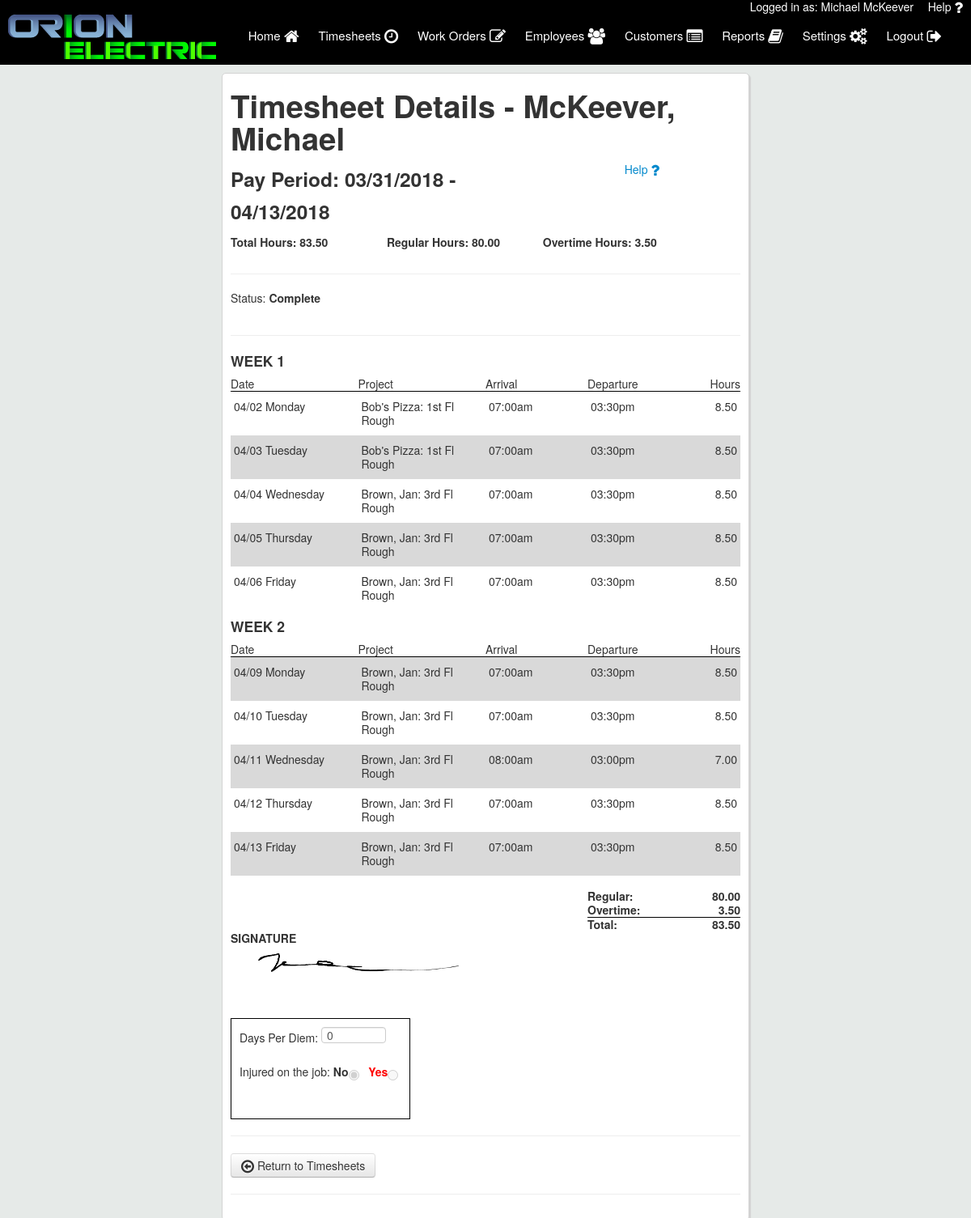
Page /timesheet_details.php?timesheet_id=2 (signed in) on the committed database.
### tables this page shows
CREATE TABLE `users` (
  `user_id` int(11) NOT NULL,
  `first_name` varchar(50) NOT NULL,
  `last_name` varchar(50) NOT NULL,
  `email` varchar(50) NOT NULL,
  `username` varchar(50) NOT NULL,
  `password` varchar(50) NOT NULL,
  `emp_num` int(11) NOT NULL,
  `is_tech` varchar(3) NOT NULL,
  `is_admin` varchar(3) NOT NULL,
  `user_phone` varchar(12) NOT NULL,
  `is_deleted` varchar(3) NOT NULL
);

CREATE TABLE `timesheets` (
  `emp_id` int(11) NOT NULL,
  `timesheet_id` int(11) NOT NULL,
  `week_start` date NOT NULL,
  `week_end` date NOT NULL,
  `authorization` text NOT NULL,
  `is_submitted` varchar(3) NOT NULL,
  `is_complete` varchar(3) NOT NULL,
  `per_diem` int(11) NOT NULL,
  `injury` varchar(3) NOT NULL
);

CREATE TABLE `timesheet_lines` (
  `emp_id` int(11) NOT NULL,
  `timesheet_id` int(11) NOT NULL,
  `tl_id` int(11) NOT NULL,
  `job_id` int(11) NOT NULL,
  `wo_id` int(11) NOT NULL,
  `date_worked` date NOT NULL,
  `arrival` time NOT NULL,
  `departure` time NOT NULL
);

CREATE TABLE `customers` (
  `cust_id` int(11) NOT NULL,
  `last_name` varchar(25) NOT NULL,
  `first_name` varchar(25) NOT NULL,
  `street` varchar(25) NOT NULL,
  `city` varchar(25) NOT NULL,
  `state` varchar(2) NOT NULL DEFAULT 'MO',
  `zip` int(5) NOT NULL,
  `company_name` varchar(25) NOT NULL,
  `cust_email` varchar(50) NOT NULL,
  `cust_phone` varchar(12) NOT NULL,
  `date_created` date NOT NULL,
  `time_created` time NOT NULL,
  `is_deleted` varchar(3) NOT NULL
);

CREATE TABLE `jobs` (
  `job_id` int(11) NOT NULL,
  `cust_id` int(11) NOT NULL,
  `job_name` varchar(25) NOT NULL,
  `quoted_hours` decimal(10,2) NOT NULL,
  `start_date` date NOT NULL,
  `complete_date` date NOT NULL
);

### includes/form_handlers/edit_timesheet_handler.php (called while the page is built, shortened)
<?php
$timesheet = new Timesheet($con);
$e = new Employee($con);
$admin_view = '';
if (isset($_GET['timesheet_id'])){
	$timesheetId = $_GET['timesheet_id'];
	if (isset($_GET['admin_view'])){
		$empId = $_GET['emp_id'];
        if (isset($_GET['start'])){
            $admin_view = "&admin_view=true&emp_id=".$empId."&start=".$_GET['start'];
        } else {
            $admin_view = "&admin_view=true&emp_id=".$empId;
        }
	} else {
		$empId = $user['user_id'];
	}
    $query = mysqli_query($con, "SELECT * FROM timesheets WHERE emp_id='$empId' AND timesheet_id='$timesheetId'");
    $row = mysqli_fetch_array($query);
    $start = strtotime($row['week_start']);
    $end = strtotime($row['week_end']);
    $submitted = $row['is_submitted'];
    $perDiem = $row['per_diem'];
}
?>

### includes/classes/Timesheet.php (the view, shortened to what this page needs)
<?php
class Timesheet {
  private $con;
  public function __construct($con){
	  $this->con = $con;
  }
  public function getHours($empId, $timesheetId){
    $total = 0.00;
    $query = mysqli_query($this->con, "SELECT * FROM timesheet_lines WHERE emp_id='$empId' AND timesheet_id='$timesheetId'");
    if (mysqli_num_rows($query) >0){
        while ($row = mysqli_fetch_array($query)){
          $arrival = strtotime($row['arrival']);
          $departure = strtotime($row['departure']);
          $total += ($departure - $arrival)/(60*60);
        }
    }
    return number_format($total, 2);
  }
  public function loadTimesheet($empId, $timesheetId) {
    $str = '<hr><h4>WEEK 1</h4>
            <div class="sub-timesheet-grid">
            <div style="border-bottom: 1px solid #000">Date</div>
            <div style="border-bottom: 1px solid #000">Project</div>
            <div style="border-bottom: 1px solid #000">Arrival</div>
            <div style="border-bottom: 1px solid #000">Departure</div>
            <div style="border-bottom: 1px solid #000" class="ln-curr">Hours</div>';
    $q = mysqli_query($this->con, "SELECT * FROM timesheets WHERE emp_id='$empId' AND timesheet_id='$timesheetId'");
    $r = mysqli_fetch_array($q);
    $start = strtotime($r['week_start']);
    $mid = $start + (60*60*24*7);
    $hasHeader = false;
    $totalHours = 0.00;
    $query  = mysqli_query($this->con, "SELECT * FROM timesheet_lines WHERE emp_id='$empId' AND timesheet_id='$timesheetId' ORDER BY date_worked, arrival");
    $count=0;
    if(mysqli_num_rows($query) >0){
        while($row = mysqli_fetch_array($query)){
            $jobId = $row['job_id'];
            $date = strtotime($row['date_worked']);
            $arrival = strtotime($row['arrival']);
            $departure = strtotime($row['departure']);
            $hours = ($departure - $arrival)/(60*60);
            $totalHours += $hours;
            if ($jobId > 0){
              $dataQuery = mysqli_query($this->con, "SELECT * FROM jobs
                  JOIN customers
                  ON jobs.cust_id=customers.cust_id
                  WHERE job_id='$jobId'");
              if(mysqli_num_rows($dataQuery) >0){
                while ($row = mysqli_fetch_array($dataQuery)) {
                  $jobName = $row['job_name'];
                  $firstName = $row['first_name'];
                  $lastName = $row['last_name'];
                  $company = $row['company_name'];
                  if ($company == ""){
                      $loadName = $lastName . ", " . $firstName;
                  } else {
                      $loadName = $company;
                  }
                  $loadName.=": ".$jobName;
                }
              }
            }
            if ($hasHeader == false){
              if($date >= $mid){
                $str.= '</div><h4>WEEK 2</h4>
                      <div class="sub-timesheet-grid">
                      <div style="border-bottom: 1px solid #000">Date</div>
                      <div style="border-bottom: 1px solid #000">Project</div>
                      <div style="border-bottom: 1px solid #000">Arrival</div>
                      <div style="border-bottom: 1px solid #000">Departure</div>
                      <div style="border-bottom: 1px solid #000" class="ln-curr">Hours</div>';
                $hasHeader = true;
              }
            }
            if (($count%2)==0){
              $str.= '
              <div class="sub-timesheet-grid-item">'.date("m/d l",$date).'</div>
              <div class="sub-timesheet-grid-item"> '.$loadName.'</div>
              <div class="sub-timesheet-grid-item"> '.date("h:ia", $arrival).'</div>
              <div class="sub-timesheet-grid-item"> '.date("h:ia", $departure).'</div>
              <div class ="sub-timesheet-grid-item ln-curr"> '.number_format($hours,2).'</div>';
            }else{
              $str.= '
              <div class="sub-timesheet-grid-alt">'.date("m/d l",$date).'</div>
              <div class="sub-timesheet-grid-alt"> '.$loadName.'</div>
              <div class="sub-timesheet-grid-alt"> '.date("h:ia", $arrival).'</div>
              <div class="sub-timesheet-grid-alt"> '.date("h:ia", $departure).'</div>
              <div class ="sub-timesheet-grid-alt ln-curr"> '.number_format($hours,2).'</div>';
            }
            $count++;
        }
        if ($totalHours > 80){
          $reg = 80.00;
          $ot = $totalHours - 80;
        } else {
          $reg = $totalHours;
          $ot = 0.00;
        }
        echo $str.'</div><br>
        <div class="sub-timesheet-grid" style="font-weight: bold;">
        <div></div>
        <div></div>
        <div></div>
        <div>Regular:</div>
        <div class="ln-curr">'.number_format($reg,2).'</div>
        <div></div>
        <div></div>
        <div></div>
        <div style="border-bottom: 1px solid #000">Overtime:</div>
        <div class="ln-curr" style="border-bottom: 1px solid #000">'.number_format($ot,2).'</div>
        <div></div>
        <div></div>
        <div></div>
        <div>Total:</div>
        <div class="ln-curr">'.number_format($totalHours,2).'</div></div>';
    }
  }
}
?>

### includes/header.php (shortened to what this page needs)
<?php
    require 'config/config.php';
	include("includes/classes/Employee.php");
	include("includes/classes/Timesheet.php");
    if (isset($_SESSION['username'])){
        $userLoggedIn = $_SESSION['username'];
		$user_details_query = mysqli_query($con,"SELECT * FROM users WHERE username='$userLoggedIn' AND is_deleted='no'");
		if(mysqli_num_rows($user_details_query)==1){
			$user = mysqli_fetch_array($user_details_query);
		}else{
			unset($_SESSION['username']);
			header("Location: login.php");
		}
    }
    else {
        header("Location: login.php");
    }
?>
<html>
<head>
	<link rel="stylesheet" type="text/css" href="//maxcdn.bootstrapcdn.com/font-awesome/4.3.0/css/font-awesome.min.css">
    <link rel="stylesheet" type="text/css" href="assets/css/bootstrap.css">
	<link rel="stylesheet" type="text/css" href="assets/css/style.css">
	<link rel="stylesheet" type="text/css" href="assets/css/jquery-ui.min.css">
</head>
<body>
	<div class="user_logged">
		Logged in as: <?php echo $user['first_name'] .' ' . $user['last_name'];?>&nbsp;&nbsp;
		<a href="user_manual.pdf" target="_blank" style="float: right; padding: 0 10px; color: #fff; ">Help <i class="fa fa-question fa-lg"></i></a>
	</div>
    <div class="top_bar">
		<div class="logo">
			<a href="index.php"><img src="assets/logos/orionelectric.png"></a>
		</div>
		<nav id="desktop">
			<ul>
			<a href="index.php">
				Home <i class="fa fa-home fa-lg"></i>
			</a>
			<a href="timesheets.php">
				Timesheets <i class="fa fa-clock-o fa-lg"></i>
            </a>
			<a href="workorders.php" id="workorder_nav" style="display: none;">
				Work Orders <i class="fa fa-pencil-square-o fa-lg"></i>
			</a>
			<a href="employees.php" id="emp_nav" style="display: none;">
				Employees <i class="fa fa-users fa-lg"></i>
			</a>
            <a href="customers.php" id="cust_nav" style="display: none;">
				Customers <i class="fa fa-list-alt fa-lg" ></i>
			</a>
            <a href="reports.php" id="rep_nav" style="display: none;">
				Reports <i class="fa fa-book fa-lg" ></i>
			</a>
			<a href="settings.php">
				Settings <i class="fa fa-cogs fa-lg"></i>
			</a>
			<a href="includes/handlers/logout.php">
				Logout <i class="fa fa-sign-out fa-lg"></i>
			</a>
		</ul>
		</nav>
	</div>
	<div class="wrapper">

### timesheet_details.php (shortened to what this page needs)
<?php
    include("includes/header.php");
	include("includes/form_handlers/edit_timesheet_handler.php");
    $adminView = false;
    $strt = '';
?>
	<div class="main_column column">
		<h1>Timesheet Details - <?php echo $e->getEmployeeName($empId);?></h1>
		<a href="user_manual.pdf#page=57" target="_blank" style="float: right; padding: 0 100px;">Help <i class="fa fa-question fa-lg"></i></a>
		<h3>Pay Period: <?php echo date("m/d/Y",$start).' - '.date("m/d/Y",$end); ?></h3>
		<div class="timesheet-head">
			<p>Total Hours: <?php echo $timesheet->getHours($empId, $timesheetId);?></p>
			<p>Regular Hours: <?php if ($timesheet->getHours($empId, $timesheetId)>80){
				echo number_format(80,2);
			} else {echo $timesheet->getHours($empId, $timesheetId);}?></p>
			<p>Overtime Hours: <?php if ($timesheet->getHours($empId, $timesheetId)>80){
				echo number_format(($timesheet->getHours($empId, $timesheetId) - 80),2);
			} else {echo number_format(0,2);}?></p>
		</div>
		<hr>
		<div id="complete" style="display: none;">
			Status: <b>Complete</b>
		</div>
		<br>
			<?php $timesheet->loadTimesheetLines($empId, $timesheetId, $adminView, $strt);?>
		<div id="submitted" style="display: none;">
			<?php $timesheet->loadTimesheet($empId, $timesheetId);?>
			<b>SIGNATURE</b><br>
			<?php
			if ($submitted == "yes"){
			echo '
				<img src="assets/images/signatures/e'.$empId.'ts'.$timesheetId.'.png?dummy=.'.rand(1000000, 9999999).'" width="358" height="60">
			';}?>
		</div>
		<br>
		<br>
		<div style="border: 1px solid black; width: 200px; padding: 10px;">
		<form action="timesheet_details.php?timesheet_id=<?php echo $timesheetId.$admin_view;?>" method="POST">
			Days Per Diem: <input type="number" name="per_diem" id="per_diem" value="<?php echo $perDiem;?>" min="0" max="14" disabled><br><br>
			Injured on the job: <b>No</b><input type="radio" name="injury" id="inj_no" value="no" checked disabled>&nbsp;&nbsp; <span style="color: red"><b>Yes</b></span><input type="radio" name="injury" id="inj_yes" value="yes" disabled><br>
			<br><input  type="submit" class="btn btn-success" style="display: none;" name="ts_info" id="ts_info" value="Save">
		</form>
		</div>
		<hr>
		<div id="first">
		<a href="timesheets.php">
		    <button type="button" class="btn btn-secondary">
		    <i class="fa fa-arrow-circle-o-left fa-lg"></i> Return to Timesheets
		    </button>
		</a>
		</div>
		<hr>
	</div>
</div>
</body>
</html>

### includes/classes/Employee.php (shortened to what this page needs)
<?php
class Employee {
    private $con;
	public function __construct($con){
		$this->con = $con;
    }
    public function getEmployeeName($id){
        $query = mysqli_query($this->con, "SELECT * FROM users WHERE user_id='$id'");
        $row = mysqli_fetch_array($query);
        $lastName = $row['last_name'];
        $firstName = $row['first_name'];
        echo $lastName . ', ' . $firstName;
    }
}
?>

### assets/css/style.css (style rules this page uses)
body { line-height: 17px; background-color: #e6eae8; }
.user_logged { width: 100%; background-color: black; color: #fff; text-align: right; position: fixed; height: 10px; z-index: 11; }
.top_bar { width: 100%; height: 70px; background-color: black; margin:10px 0 10px 0; display: inline-flex; position: fixed; z-index: 10; }
.logo img { margin-left: 10px; position: relative; top: 8px; z-index: 3; }
nav { float: right; right: 1px; position: absolute; margin: 25px; }
nav a { position: relative; color: #fff; text-decoration: none; font-size: 15px; padding: 25px 0; margin: -25px 10px; display: inline-block; height: 50px; }
.wrapper { margin: 0 auto; top: 90px; position: relative; padding: 0 10px; width: 75%; }
.column { background-color: #fff; padding: 10px; border: 1px solid #d3d3d3; border-radius: 5px; box-shadow: 2px 2px 1px #d3d3d3; z-index: -1; }
.main_column { margin: 0 auto; width: 70%; z-index: -1; min-height: 160px; }
form input[type="number"] { width: 80px; }
.ln-curr { text-align: right; }
.timesheet-head p { width: 30%; display: inline-block; font-weight: bold; }
.sub-timesheet-grid { display: grid; grid-template-columns: 25% 25% 20% 20% 10%; }
.sub-timesheet-grid-item { padding: 10px 4px; }
.sub-timesheet-grid-alt { padding: 10px 4px; background-color: rgba(211, 211, 211, 0.856); }
input:read-only { background-color: #fff; cursor: pointer; }

### rows in the picture
users: first_name "Michael", last_name "McKeever"
timesheets: week_start "03/31/2018", week_end "04/13/2018", per_diem "0"
timesheet_lines: date_worked "04/02 Monday", customers.company_name "Bob's Pizza: 1st Fl Rough", arrival "07:00am", departure "03:30pm", hours "8.50"
timesheet_lines: date_worked "04/03 Tuesday", customers.company_name "Bob's Pizza: 1st Fl Rough", arrival "07:00am", departure "03:30pm", hours "8.50"
timesheet_lines: date_worked "04/04 Wednesday", customers.last_name+first_name "Brown, Jan: 3rd Fl Rough", arrival "07:00am", departure "03:30pm", hours "8.50"
timesheet_lines: date_worked "04/05 Thursday", customers.last_name+first_name "Brown, Jan: 3rd Fl Rough", arrival "07:00am", departure "03:30pm", hours "8.50"
timesheet_lines: date_worked "04/06 Friday", customers.last_name+first_name "Brown, Jan: 3rd Fl Rough", arrival "07:00am", departure "03:30pm", hours "8.50"
timesheet_lines: shows "WEEK 2", date_worked "04/09 Monday", customers.last_name+first_name "Brown, Jan: 3rd Fl Rough", arrival "07:00am", departure "03:30pm", hours "8.50"
timesheet_lines: date_worked "04/10 Tuesday", customers.last_name+first_name "Brown, Jan: 3rd Fl Rough", arrival "07:00am", departure "03:30pm", hours "8.50"
timesheet_lines: date_worked "04/11 Wednesday", customers.last_name+first_name "Brown, Jan: 3rd Fl Rough", arrival "08:00am", departure "03:00pm", hours "7.00"
timesheet_lines: date_worked "04/12 Thursday", customers.last_name+first_name "Brown, Jan: 3rd Fl Rough", arrival "07:00am", departure "03:30pm", hours "8.50"
timesheet_lines: date_worked "04/13 Friday", customers.last_name+first_name "Brown, Jan: 3rd Fl Rough", arrival "07:00am", departure "03:30pm", hours "8.50"

### other values in the picture
$timesheet->getHours($empId, $timesheetId) "83.50"
80 "80.00"
$timesheet->getHours($empId, $timesheetId) - 80 "3.50"
$reg "80.00"
$ot "3.50"
$totalHours "83.50"
